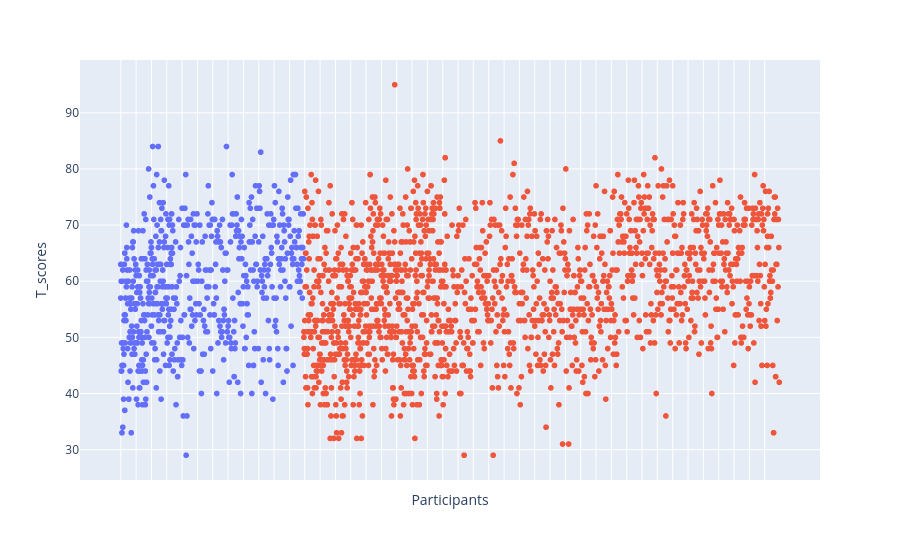

The code cell stored with this chart in its notebook:
### Markdown cell above
## T scores for male and female participants with ADHD

### Code cell
tmp = df[(df['T_name']=='Total_T') & (df['DX_01_Cat']=='Neurodevelopmental Disorders')]

fig = px.scatter(tmp, x="Identifiers", y="T_scores", color="Sex",
                hover_name="Sex", log_x=False, size_max=60) # size="Age"
fig.update_layout(showlegend=False)
fig.update_xaxes(showticklabels=False, title='Participants')
fig.show()

### Figure 1 — Plotly figure (JSON) as saved in the notebook; plotly's stock layout.template omitted (floating-point values rounded to 4 significant figures; data arrays with more than 128 entries replaced by an {"elided": "..."} marker saying what was removed)
{"data": [{"hovertemplate": "<b>%{hovertext}</b><br><br>Sex=female<br>Identifiers=%{x}<br>T_scores=%{y}<extra></extra>", "hovertext": {"elided": "1749 str values"}, "legendgroup": "female", "marker": {"color": "#636efa", "symbol": "circle"}, "mode": "markers", "name": "female", "showlegend": true, "type": "scattergl", "x": {"elided": "1749 str values"}, "xaxis": "x", "y": {"elided": "1749 int values"}, "yaxis": "y"}, {"hovertemplate": "<b>%{hovertext}</b><br><br>Sex=male<br>Identifiers=%{x}<br>T_scores=%{y}<extra></extra>", "hovertext": {"elided": "4596 str values"}, "legendgroup": "male", "marker": {"color": "#EF553B", "symbol": "circle"}, "mode": "markers", "name": "male", "showlegend": true, "type": "scattergl", "x": {"elided": "4596 str values"}, "xaxis": "x", "y": {"elided": "4596 int values"}, "yaxis": "y"}], "layout": {"legend": {"title": {"text": "Sex"}, "tracegroupgap": 0}, "margin": {"t": 60}, "showlegend": false, "xaxis": {"anchor": "y", "domain": [0, 1], "showticklabels": false, "title": {"text": "Participants"}}, "yaxis": {"anchor": "x", "domain": [0, 1], "title": {"text": "T_scores"}}}}
